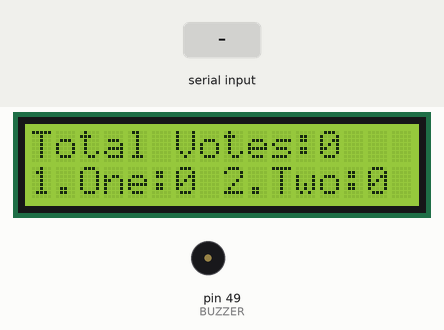
Recording of a sketch running on a simulated Arduino Mega 2560, built with avr-gcc and run on an emulated ATmega2560. On the bench: 16×2 character LCD, buzzer (waves = sounding). Wiring (inferred from the names in the program): 24Cxx EEPROM at I2C address 0x50. The inputs (shaded band) are chosen by the test bench. EEPROM starts erased; what the sketch prints to the serial monitor is not drawn.

Above: at 1.5 s.
1.6 s: "1\n" received over Serial
At 1.76 s:
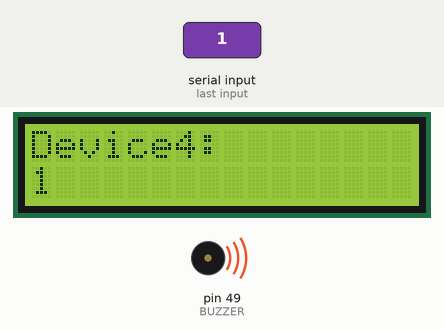
3.4 s: "1\n" received over the second serial link
At 4.3 s:
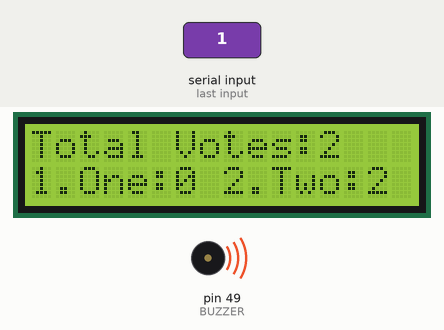
Timing chart, 0 to 6.4 s (numbered marks = the images above; inputs shaded):
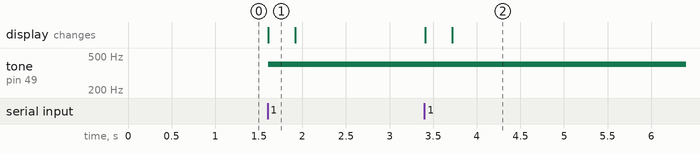

The sketch:

master.ino
```cpp
#include <LiquidCrystal.h>
#include <Wire.h>
#define DEVICE_ADDRESS 0b1010000
#define MODE_MEMORY_ADDR 100
#define BUZZER 49

boolean voted = false;

//LCD
const int rs = 27, en = 28;
const int  d4 = 29, d5 = 30, d6 = 31, d7 =32;
//question length Between 0 and 16
String question = "Choose A Number: ";
//AS1&answer2 length Between 0 and 6
String answer1 = "1.One";
String answer2 = "2.Two";
String v[4] = {"", "", "", ""};
LiquidCrystal lcd(rs, en, d4, d5, d6, d7);

void setup() {
  Serial.begin(9600);
  Serial1.begin(9600);
  Serial2.begin(9600);
  Serial3.begin(9600);

  Wire.begin();

  lcd.begin(16, 2);
  lcd.clear();

  pinMode(BUZZER, OUTPUT);
  readVotes();
  sendQandA();
}

void readVotes(){
  uint8_t data_saved[4];
  eepromRead(MODE_MEMORY_ADDR, data_saved, 4);
  int vote1 = 0;
  int vote2 =0;
  for(int i=0; i<4; i++){
     if(data_saved[i] <= '2'){
          v[i] += data_saved[i];
          vote2++;
      }
     else if(data_saved[i] == '1'){
        vote1++;
        v[i] += data_saved[i];
      }
  }
  rewriteLCD("Total Votes:", 0);
  lcd.print(String(vote1+vote2));
  rewriteLCD(answer1 + ":", 1);
  lcd.print(String(vote1));
  lcd.print(" "+answer2+":");
  lcd.print(String(vote2));
}

void setVote(char temp[]){
  int index =0;
  for(int i=0; i<question.length(); i++){
    temp[index] = question[i];
    index+=1;
  }
  temp[index]='\n';
  index+=1;

  for(int i=0; i<answer1.length(); i++){
    temp[index] = answer1[i];
    index+=1;
  }
  temp[index]='\n';
  index+=1;

  for(int i=0; i<answer2.length(); i++){
    temp[index] = answer2[i];
    index+=1;
  }
  temp[index]='\n';
  index+=1;
}

void sendQandA(){
  char temp[question.length() + answer1.length() + answer2.length() + 3];
  setVote(temp);
  char votedMsg[] = {'v','o','t','e','d','\n',' ','\n',' ','\n'};
  delay(50);
  if(v[1] == "")
    Serial1.write(temp);
  else
    Serial1.write(votedMsg);
  Serial1.flush();
  delay(10);

  if(v[2] == "")
    Serial2.write(temp);
  else
    Serial2.write(votedMsg);
  Serial2.flush();
  delay(10);

  if(v[3] == "")
    Serial3.write(temp);
  else
    Serial3.write(votedMsg);
  Serial3.flush();
  delay(10);

  if(v[0] == "")
    Serial.write(temp);
  else
    Serial.write(votedMsg);
  Serial.flush();
  delay(10);
}

void rewriteLCD(String s, int row){
  lcd.setCursor(0, row);
  lcd.print("                ");
  lcd.setCursor(0, row);
  lcd.print(s);
}
void eepromWrite(uint8_t memory_address, uint8_t data){
  Wire.beginTransmission(DEVICE_ADDRESS);
  Wire.write(memory_address);
  Wire.write(data);
  Wire.endTransmission();
}

void eepromRead(uint8_t memory_address, uint8_t *data, uint8_t _size){
  Wire.beginTransmission(DEVICE_ADDRESS);
  Wire.write(memory_address);
  Wire.endTransmission();
  Wire.requestFrom(DEVICE_ADDRESS, _size);
  for(int i=0; i<_size; i++){
    data[i] = Wire.read();
  }
}
void loop() {
  if(Serial.available() && v[0] == ""){
    char ch = (char) Serial.read();
    v[0] += ch;
    rewriteLCD("Device4:", 0);
    rewriteLCD(v[0], 1);

    uint8_t tempData = ch;
    eepromWrite(MODE_MEMORY_ADDR, tempData);
    tone(BUZZER, 400);
    voted = true;
  }
  if(Serial1.available() && v[1] == ""){
    char ch1 = (char) Serial1.read();
    v[1] += ch1;
    rewriteLCD("Device1:", 0);
    rewriteLCD(v[1], 1);

    uint8_t tempData = ch1;
    eepromWrite(MODE_MEMORY_ADDR + 1, tempData);
    tone(BUZZER, 400);
    voted = true;
  }
  if(Serial2.available() && v[2] == ""){
    char ch2 = (char) Serial2.read();
    v[2] += ch2;
    rewriteLCD("Device2:", 0);
    rewriteLCD(v[2], 1);

    uint8_t tempData = ch2;
    eepromWrite(MODE_MEMORY_ADDR + 2, tempData);
    tone(BUZZER, 400);
    voted = true;
  }
  if(Serial3.available() && v[3] == ""){
    char ch3 = (char) Serial3.read();
    v[3] += ch3;
    rewriteLCD("Device3:", 0);
    rewriteLCD(v[3], 1);

    uint8_t tempData = ch3;
    eepromWrite(MODE_MEMORY_ADDR + 3, tempData);
    tone(BUZZER, 400);
    voted = true;
  }
  if(voted){
    delay(300);
    readVotes();
    voted = false;
  }
}
```

Measured:
- after the input at 1.6 s, tone on pin 49 (BUZZER): silent → 400 Hz at once; the display: changes at once (image 1)
- after the input at 3.4 s, the display: first changes at once (image 2 shows a later state)
